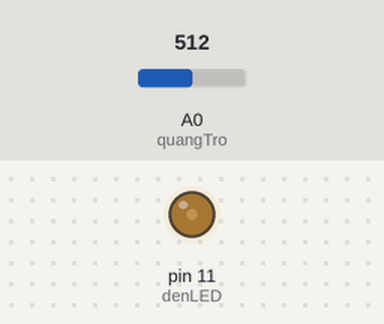
This sketch was run on a simulated Arduino Uno, built with avr-gcc and run on an emulated ATmega328P. On the bench: output pins drawn as LEDs (lit = HIGH). The inputs (shaded band) are chosen by the test bench; at power-on: A0 (quangTro) = 512.

Above: at 1.2 s.
1.3 s: A0 (quangTro) set to 716
At 2.0 s:
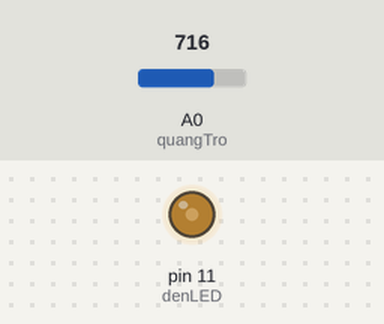
2.8 s: A0 (quangTro) set to 0
At 3.3 s:
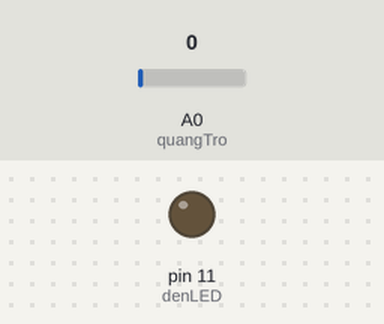
4.3 s: A0 (quangTro) set to 7
5.8 s: A0 (quangTro) set to 10
At 6.9 s:
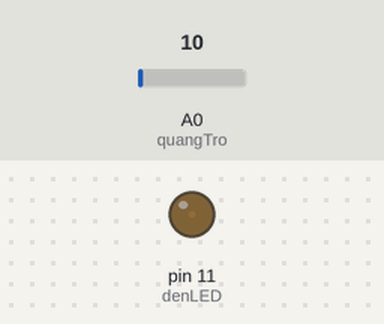
Timing chart, 0 to 8.3 s (numbered marks = the images above; inputs shaded):
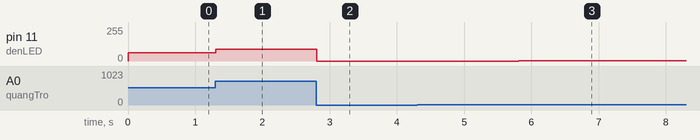

Measured:
- after the input at 1.3 s, pin 11 (denLED): 63/255 → 89/255 at once
- after the input at 2.8 s, pin 11 (denLED): 89/255 → 0/255 at once
- after the input at 4.3 s, every drawn part: stays the same
- after the input at 5.8 s, pin 11 (denLED): 0/255 → 1/255 at once

The sketch:

Project3_Quang_tro_dieu_khien_LED_sang_toi.ino
```cpp
/*
Mạch điều khiển đèn LED sáng tối bằng biến trở


Linh kiện:
- Quang trở
- Đèn LED
- Điện trở 220 Ohm, 10 Kilo Ohm
- Arduino Uno

Cách lắp mạch:
- Xem hình

Tác giả: Khang Nguyễn
Ngày: 03/01/2015
Lịch sử thay đổi
- 12/03/2015 Rev. 1.1 - Map giá trị quang trở và giá trị xuất ra LED
- 03/01/2015 Rev. 1.0
Website: http://papcodientu.com/
*/

//khai báo cổng đèn LED
int denLED = 11;

// khai báo biến trở
int quangTro = A0;

// gia tri doc duoc tu bien tro 0-1023
int giatriquangTro = 0;
int giatridenLED = 0;

void setup() {
  // cài đặt cổng led là cổng output
  pinMode(denLED, OUTPUT);
}

void loop() {
  // đọc giá trị từ quang trở
  giatriquangTro = analogRead(quangTro);

  // map giá trị quang trở với giá trị xuất ra LED
  giatridenLED = map(giatriquangTro, 0, 1023, 0, 255);

  // hiển thị độ sáng đèn LED theo giá trị quang trở
  analogWrite(denLED, giatridenLED/2);

  // độ trễ 100 mili giây để ổn định giá trị quang trở
  delay(100);
}
```
